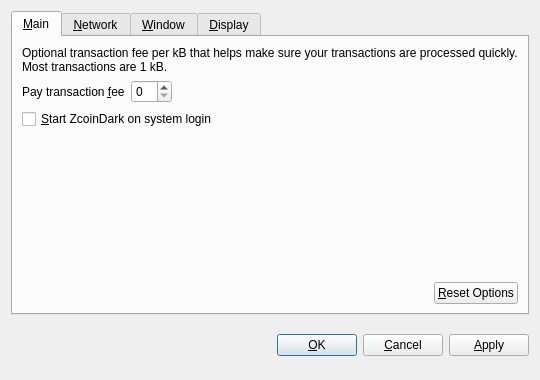
<?xml version="1.0" encoding="UTF-8"?>
<ui version="4.0">
 <class>OptionsDialog</class>
 <widget class="QDialog" name="OptionsDialog">
  <property name="geometry">
   <rect>
    <x>0</x>
    <y>0</y>
    <width>540</width>
    <height>380</height>
   </rect>
  </property>
  <property name="windowTitle">
   <string>Options</string>
  </property>
  <property name="styleSheet">
   <string notr="true">background-image: url(:/images/xd2);</string>
  </property>
  <property name="modal">
   <bool>true</bool>
  </property>
  <layout class="QVBoxLayout" name="verticalLayout">
   <item>
    <widget class="QTabWidget" name="tabWidget">
     <property name="tabPosition">
      <enum>QTabWidget::North</enum>
     </property>
     <property name="currentIndex">
      <number>0</number>
     </property>
     <widget class="QWidget" name="tabMain">
      <attribute name="title">
       <string>&amp;Main</string>
      </attribute>
      <layout class="QVBoxLayout" name="verticalLayout_Main">
       <item>
        <widget class="QLabel" name="transactionFeeInfoLabel">
         <property name="text">
          <string>Optional transaction fee per kB that helps make sure your transactions are processed quickly. Most transactions are 1 kB.</string>
         </property>
         <property name="textFormat">
          <enum>Qt::PlainText</enum>
         </property>
         <property name="wordWrap">
          <bool>true</bool>
         </property>
        </widget>
       </item>
       <item>
        <layout class="QHBoxLayout" name="horizontalLayout_1_Main">
         <item>
          <widget class="QLabel" name="transactionFeeLabel">
           <property name="text">
            <string>Pay transaction &amp;fee</string>
           </property>
           <property name="textFormat">
            <enum>Qt::PlainText</enum>
           </property>
           <property name="buddy">
            <cstring>transactionFee</cstring>
           </property>
          </widget>
         </item>
         <item>
          <widget class="BitcoinAmountField" name="transactionFee"/>
         </item>
         <item>
          <spacer name="horizontalSpacer_1_Main">
           <property name="orientation">
            <enum>Qt::Horizontal</enum>
           </property>
           <property name="sizeHint" stdset="0">
            <size>
             <width>40</width>
             <height>20</height>
            </size>
           </property>
          </spacer>
         </item>
        </layout>
       </item>
       <item>
        <widget class="QCheckBox" name="bitcoinAtStartup">
         <property name="toolTip">
          <string>Automatically start ZcoinDark after logging in to the system.</string>
         </property>
         <property name="text">
          <string>&amp;Start ZcoinDark on system login</string>
         </property>
        </widget>
       </item>
       <item>
        <spacer name="verticalSpacer_Main">
         <property name="orientation">
          <enum>Qt::Vertical</enum>
         </property>
         <property name="sizeHint" stdset="0">
          <size>
           <width>20</width>
           <height>40</height>
          </size>
         </property>
        </spacer>
       </item>
       <item>
        <layout class="QHBoxLayout" name="horizontalLayout_2_Main">
         <item>
          <spacer name="horizontalSpacer_2_Main">
           <property name="orientation">
            <enum>Qt::Horizontal</enum>
           </property>
           <property name="sizeHint" stdset="0">
            <size>
             <width>40</width>
             <height>20</height>
            </size>
           </property>
          </spacer>
         </item>
         <item>
          <widget class="QPushButton" name="resetButton">
           <property name="toolTip">
            <string>Reset all client options to default.</string>
           </property>
           <property name="text">
            <string>&amp;Reset Options</string>
           </property>
           <property name="autoDefault">
            <bool>false</bool>
           </property>
          </widget>
         </item>
        </layout>
       </item>
      </layout>
     </widget>
     <widget class="QWidget" name="tabNetwork">
      <attribute name="title">
       <string>&amp;Network</string>
      </attribute>
      <layout class="QVBoxLayout" name="verticalLayout_Network">
       <item>
        <widget class="QCheckBox" name="mapPortUpnp">
         <property name="toolTip">
          <string>Automatically open the ZcoinDark client port on the router. This only works when your router supports UPnP and it is enabled.</string>
         </property>
         <property name="text">
          <string>Map port using &amp;UPnP</string>
         </property>
        </widget>
       </item>
       <item>
        <widget class="QCheckBox" name="connectSocks">
         <property name="toolTip">
          <string>Connect to the ZcoinDark network through a SOCKS proxy (e.g. when connecting through Tor).</string>
         </property>
         <property name="text">
          <string>&amp;Connect through SOCKS proxy:</string>
         </property>
        </widget>
       </item>
       <item>
        <layout class="QHBoxLayout" name="horizontalLayout_Network">
         <item>
          <widget class="QLabel" name="proxyIpLabel">
           <property name="text">
            <string>Proxy &amp;IP:</string>
           </property>
           <property name="textFormat">
            <enum>Qt::PlainText</enum>
           </property>
           <property name="buddy">
            <cstring>proxyIp</cstring>
           </property>
          </widget>
         </item>
         <item>
          <widget class="QValidatedLineEdit" name="proxyIp">
           <property name="maximumSize">
            <size>
             <width>140</width>
             <height>16777215</height>
            </size>
           </property>
           <property name="toolTip">
            <string>IP address of the proxy (e.g. 127.0.0.1)</string>
           </property>
          </widget>
         </item>
         <item>
          <widget class="QLabel" name="proxyPortLabel">
           <property name="text">
            <string>&amp;Port:</string>
           </property>
           <property name="textFormat">
            <enum>Qt::PlainText</enum>
           </property>
           <property name="buddy">
            <cstring>proxyPort</cstring>
           </property>
          </widget>
         </item>
         <item>
          <widget class="QLineEdit" name="proxyPort">
           <property name="maximumSize">
            <size>
             <width>55</width>
             <height>16777215</height>
            </size>
           </property>
           <property name="toolTip">
            <string>Port of the proxy (e.g. 9050)</string>
           </property>
          </widget>
         </item>
         <item>
          <widget class="QLabel" name="socksVersionLabel">
           <property name="text">
            <string>SOCKS &amp;Version:</string>
           </property>
           <property name="textFormat">
            <enum>Qt::PlainText</enum>
           </property>
           <property name="buddy">
            <cstring>socksVersion</cstring>
           </property>
          </widget>
         </item>
         <item>
          <widget class="QValueComboBox" name="socksVersion">
           <property name="toolTip">
            <string>SOCKS version of the proxy (e.g. 5)</string>
           </property>
          </widget>
         </item>
         <item>
          <spacer name="horizontalSpacer_Network">
           <property name="orientation">
            <enum>Qt::Horizontal</enum>
           </property>
           <property name="sizeHint" stdset="0">
            <size>
             <width>40</width>
             <height>20</height>
            </size>
           </property>
          </spacer>
         </item>
        </layout>
       </item>
       <item>
        <spacer name="verticalSpacer_Network">
         <property name="orientation">
          <enum>Qt::Vertical</enum>
         </property>
         <property name="sizeHint" stdset="0">
          <size>
           <width>20</width>
           <height>40</height>
          </size>
         </property>
        </spacer>
       </item>
      </layout>
     </widget>
     <widget class="QWidget" name="tabWindow">
      <attribute name="title">
       <string>&amp;Window</string>
      </attribute>
      <layout class="QVBoxLayout" name="verticalLayout_Window">
       <item>
        <widget class="QCheckBox" name="minimizeToTray">
         <property name="toolTip">
          <string>Show only a tray icon after minimizing the window.</string>
         </property>
         <property name="text">
          <string>&amp;Minimize to the tray instead of the taskbar</string>
         </property>
        </widget>
       </item>
       <item>
        <widget class="QCheckBox" name="minimizeOnClose">
         <property name="toolTip">
          <string>Minimize instead of exit the application when the window is closed. When this option is enabled, the application will be closed only after selecting Quit in the menu.</string>
         </property>
         <property name="text">
          <string>M&amp;inimize on close</string>
         </property>
        </widget>
       </item>
       <item>
        <spacer name="verticalSpacer_Window">
         <property name="orientation">
          <enum>Qt::Vertical</enum>
         </property>
         <property name="sizeHint" stdset="0">
          <size>
           <width>20</width>
           <height>40</height>
          </size>
         </property>
        </spacer>
       </item>
      </layout>
     </widget>
     <widget class="QWidget" name="tabDisplay">
      <attribute name="title">
       <string>&amp;Display</string>
      </attribute>
      <layout class="QVBoxLayout" name="verticalLayout_Display">
       <item>
        <layout class="QHBoxLayout" name="horizontalLayout_1_Display">
         <item>
          <widget class="QLabel" name="langLabel">
           <property name="text">
            <string>User Interface &amp;language:</string>
           </property>
           <property name="textFormat">
            <enum>Qt::PlainText</enum>
           </property>
           <property name="buddy">
            <cstring>lang</cstring>
           </property>
          </widget>
         </item>
         <item>
          <widget class="QValueComboBox" name="lang">
           <property name="toolTip">
            <string>The user interface language can be set here. This setting will take effect after restarting ZcoinDark.</string>
           </property>
          </widget>
         </item>
        </layout>
       </item>
       <item>
        <layout class="QHBoxLayout" name="horizontalLayout_2_Display">
         <item>
          <widget class="QLabel" name="unitLabel">
           <property name="text">
            <string>&amp;Unit to show amounts in:</string>
           </property>
           <property name="textFormat">
            <enum>Qt::PlainText</enum>
           </property>
           <property name="buddy">
            <cstring>unit</cstring>
           </property>
          </widget>
         </item>
         <item>
          <widget class="QValueComboBox" name="unit">
           <property name="toolTip">
            <string>Choose the default subdivision unit to show in the interface and when sending coins.</string>
           </property>
          </widget>
         </item>
        </layout>
       </item>
       <item>
        <widget class="QCheckBox" name="displayAddresses">
         <property name="toolTip">
          <string>Whether to show ZcoinDark addresses in the transaction list or not.</string>
         </property>
         <property name="text">
          <string>&amp;Display addresses in transaction list</string>
         </property>
        </widget>
       </item>
       <item>
        <spacer name="verticalSpacer_Display">
         <property name="orientation">
          <enum>Qt::Vertical</enum>
         </property>
         <property name="sizeHint" stdset="0">
          <size>
           <width>20</width>
           <height>40</height>
          </size>
         </property>
        </spacer>
       </item>
      </layout>
     </widget>
    </widget>
   </item>
   <item>
    <layout class="QHBoxLayout" name="horizontalLayout_Buttons">
     <item>
      <spacer name="horizontalSpacer_1">
       <property name="orientation">
        <enum>Qt::Horizontal</enum>
       </property>
       <property name="sizeHint" stdset="0">
        <size>
         <width>40</width>
         <height>48</height>
        </size>
       </property>
      </spacer>
     </item>
     <item>
      <widget class="QLabel" name="statusLabel">
       <property name="font">
        <font>
         <weight>75</weight>
         <bold>true</bold>
        </font>
       </property>
       <property name="text">
        <string/>
       </property>
       <property name="textFormat">
        <enum>Qt::PlainText</enum>
       </property>
       <property name="wordWrap">
        <bool>true</bool>
       </property>
      </widget>
     </item>
     <item>
      <spacer name="horizontalSpacer_2">
       <property name="orientation">
        <enum>Qt::Horizontal</enum>
       </property>
       <property name="sizeHint" stdset="0">
        <size>
         <width>40</width>
         <height>48</height>
        </size>
       </property>
      </spacer>
     </item>
     <item>
      <widget class="QPushButton" name="okButton">
       <property name="text">
        <string>&amp;OK</string>
       </property>
      </widget>
     </item>
     <item>
      <widget class="QPushButton" name="cancelButton">
       <property name="text">
        <string>&amp;Cancel</string>
       </property>
       <property name="autoDefault">
        <bool>false</bool>
       </property>
      </widget>
     </item>
     <item>
      <widget class="QPushButton" name="applyButton">
       <property name="text">
        <string>&amp;Apply</string>
       </property>
       <property name="autoDefault">
        <bool>false</bool>
       </property>
      </widget>
     </item>
    </layout>
   </item>
  </layout>
 </widget>
 <customwidgets>
  <customwidget>
   <class>BitcoinAmountField</class>
   <extends>QSpinBox</extends>
   <header>bitcoinamountfield.h</header>
   <container>1</container>
  </customwidget>
  <customwidget>
   <class>QValueComboBox</class>
   <extends>QComboBox</extends>
   <header>qvaluecombobox.h</header>
  </customwidget>
  <customwidget>
   <class>QValidatedLineEdit</class>
   <extends>QLineEdit</extends>
   <header>qvalidatedlineedit.h</header>
  </customwidget>
 </customwidgets>
 <resources/>
 <connections/>
</ui>
